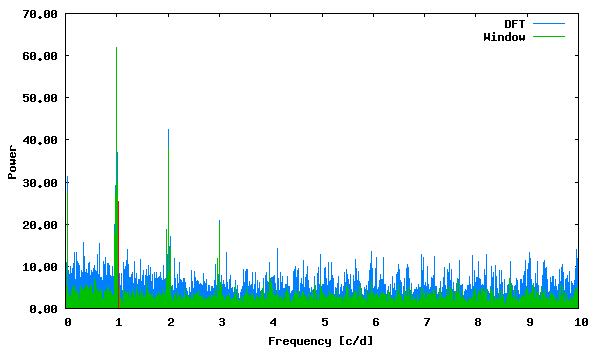

The script that saved this image:
set term png size 600,350 medium
set colors classic
set output "phase_lc_14.deeming.png"
set xlabel "Frequency [c/d]"
set ylabel "Power"
set format y "%5.2f"
plot "deeming.periodogram" using 1:2 with lines linecolor 3 title "DFT", "deeming.periodogram" using 1:3 with lines linecolor 2 title "Window", "<echo '1.036293 25.50515691'" with impulses linecolor 1 title ""
 
